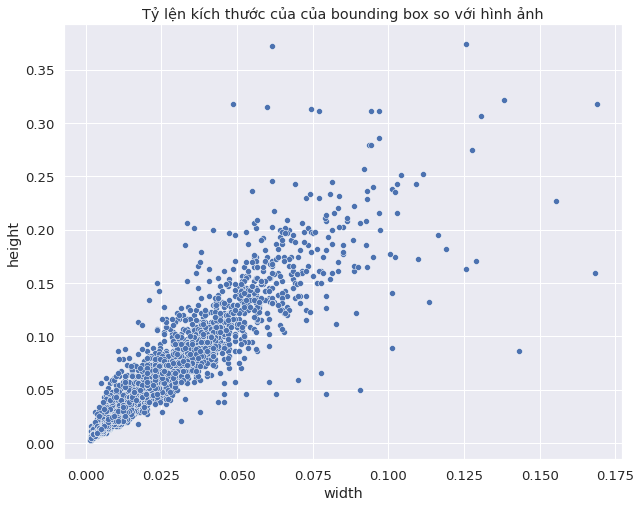
#> input picture images/size_bounding_box.png, 641 x 507 px; its folder holds only this picture in this run
$ python DataAugmentation.py
#> lines starting #> are read from the running program, lines starting #| are printed output that depends on the picture
import os
import cv2
import glob
import numpy as np
import random

def colorjitter(img, cj_type="b"):
    '''
    ### Different Color Jitter ###
    img: image
    cj_type: {b: brightness, s: saturation, c: constast}
    '''
    if cj_type == "b":
        # value = random.randint(-50, 50)
        value = np.random.choice(np.array([-50, -40, -30, 30, 40, 50]))
        hsv = cv2.cvtColor(img, cv2.COLOR_BGR2HSV)
        h, s, v = cv2.split(hsv)
        if value >= 0:
            lim = 255 - value
            v[v > lim] = 255
            v[v <= lim] += value
        else:
            lim = np.absolute(value)
            v[v < lim] = 0
            v[v >= lim] -= np.absolute(value)

        final_hsv = cv2.merge((h, s, v))
        img = cv2.cvtColor(final_hsv, cv2.COLOR_HSV2BGR)
        return img

    elif cj_type == "s":
        # value = random.randint(-50, 50)
        value = np.random.choice(np.array([-50, -40, -30, 30, 40, 50]))
        hsv = cv2.cvtColor(img, cv2.COLOR_BGR2HSV)
        h, s, v = cv2.split(hsv)
        if value >= 0:
            lim = 255 - value
            s[s > lim] = 255
            s[s <= lim] += value
        else:
            lim = np.absolute(value)
            s[s < lim] = 0
            s[s >= lim] -= np.absolute(value)

        final_hsv = cv2.merge((h, s, v))
        img = cv2.cvtColor(final_hsv, cv2.COLOR_HSV2BGR)
        return img

    elif cj_type == "c":
        brightness = 10
        contrast = random.randint(40, 100)
        dummy = np.int16(img)
        dummy = dummy * (contrast/127+1) - contrast + brightness
        dummy = np.clip(dummy, 0, 255)
        img = np.uint8(dummy)
        return img


def filters(img, f_type = "blur"):
    '''
    ### Filtering ###
    img: image
    f_type: {blur: blur, gaussian: gaussian, median: median}
    '''
    if f_type == "blur":
        image=img.copy()
        fsize = 3
        return cv2.blur(image,(fsize,fsize))

    elif f_type == "gaussian":
        image=img.copy()
        fsize = 3
        return cv2.GaussianBlur(image, (fsize, fsize), 0)

    elif f_type == "median":
        image=img.copy()
        fsize = 3
        return cv2.medianBlur(image, fsize)


if __name__ == "__main__":
    # Create Output Folder
    dir_path = f"augmentation"
    if not os.path.exists(dir_path):
        os.makedirs(dir_path)

    # move to folder contains images
    os.chdir("/content/images")
    for file in glob.glob("*.png"):
        image = cv2.imread(file)
#> image is the input picture: shape (507, 641, 3); mean B, G, R 241.2, 233.3, 231.7
        img_name = file.split('.')[0]
        # ColorJitter
        b_img = colorjitter(image, cj_type="b")
#> in colorjitter, `hsv = cv2.cvtColor(img, cv2.COLOR_BGR2HSV)`: hsv: shape (507, 641, 3); mean H, S, V 85.9, 11.1, 241.2
#> in colorjitter, `h, s, v = cv2.split(hsv)`:
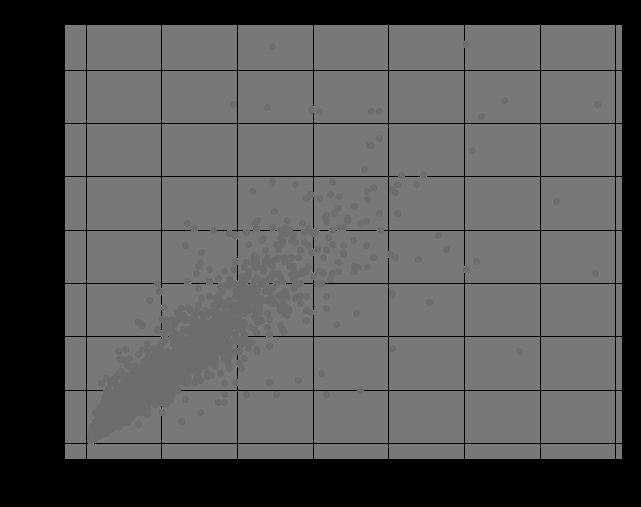
#> h: shape (507, 641); min 0, max 120, mean 85.9
#> in colorjitter, `h, s, v = cv2.split(hsv)`:
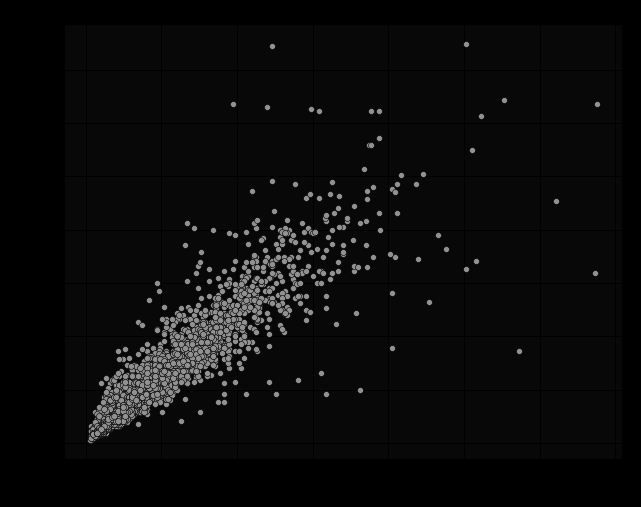
#> s: shape (507, 641); min 0, max 145, mean 11.1
#> in colorjitter, `v[v <= lim] += value`:
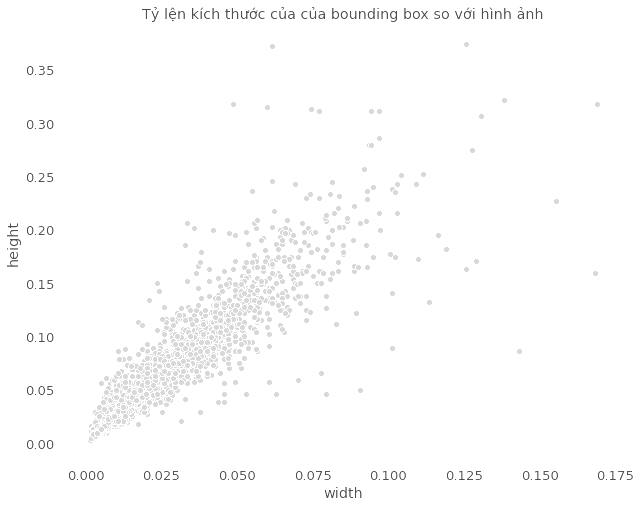
#> v: shape (507, 641); min 78, max 255, mean 252.4
#> in colorjitter, `final_hsv = cv2.merge((h, s, v))`: final_hsv: shape (507, 641, 3); mean H, S, V 85.9, 11.1, 252.4
        s_img = colorjitter(image, cj_type="s")
#> call 2 of colorjitter, with cj_type = 's'
#> in colorjitter (call 2), `s[s <= lim] += value`:
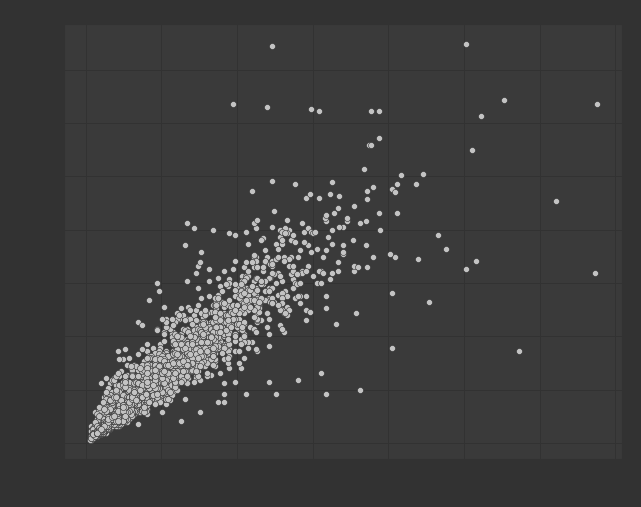
#> s: shape (507, 641); min 50, max 195, mean 61.1
#> in colorjitter (call 2), `final_hsv = cv2.merge((h, s, v))`: final_hsv: shape (507, 641, 3); mean H, S, V 85.9, 61.1, 241.2
#> in colorjitter (call 2), `img = cv2.cvtColor(final_hsv, cv2.COLOR_HSV2BGR)`:
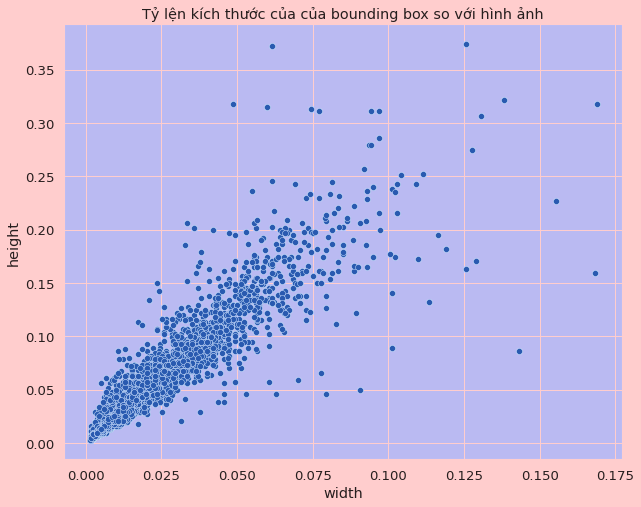
#> img: shape (507, 641, 3); mean B, G, R 227.6, 186.5, 197.6
        c_img = colorjitter(image, cj_type="c")
#> call 3 of colorjitter, with cj_type = 'c'
#> in colorjitter (call 3), `dummy = np.clip(dummy, 0, 255)`:
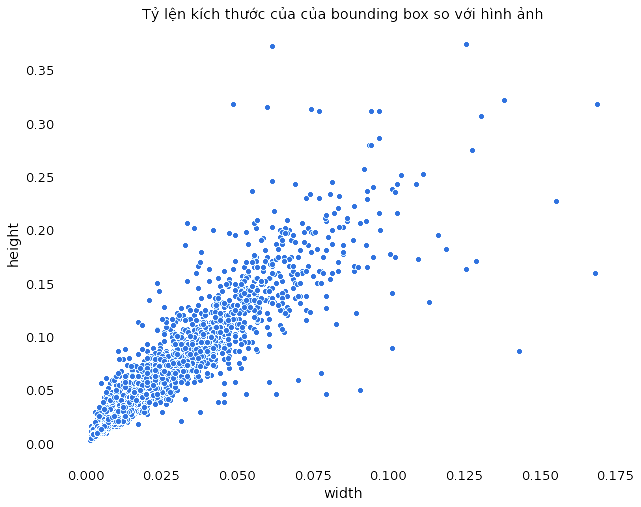
#> dummy: shape (507, 641, 3) float64; mean B, G, R 252.2, 248.4, 245.9
        cv2.imwrite(f"{dir_path}/{img_name}_brightness.png", b_img)
        cv2.imwrite(f"{dir_path}/{img_name}_saturation.png", s_img)
        cv2.imwrite(f"{dir_path}/{img_name}_contrast.png", c_img)

        # Filtering
        blur_img = filters(image, f_type = "blur")
#> in filters, `return cv2.blur(image,(fsize,fsize))`:
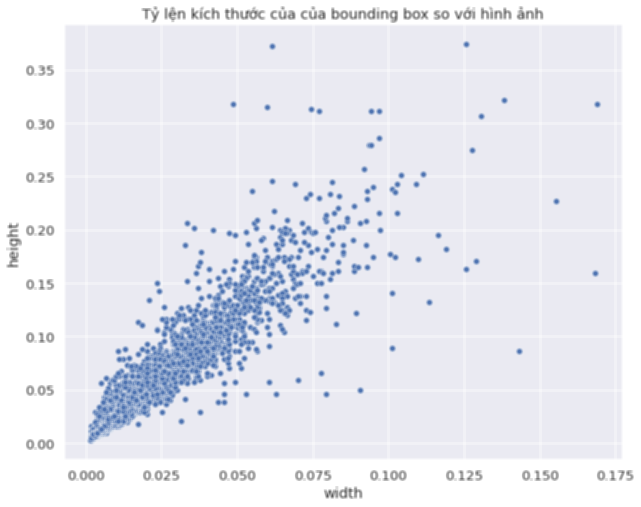
#> returned value: shape (507, 641, 3); mean of channels 0, 1, 2 241.2, 233.3, 231.7; drawn as B, G, R
        cv2.imwrite(f"{dir_path}/{img_name}_blur.png", blur_img)

        print(f"Generating {file} Done!")

$ run again, on images/traffic_sign_sample.png
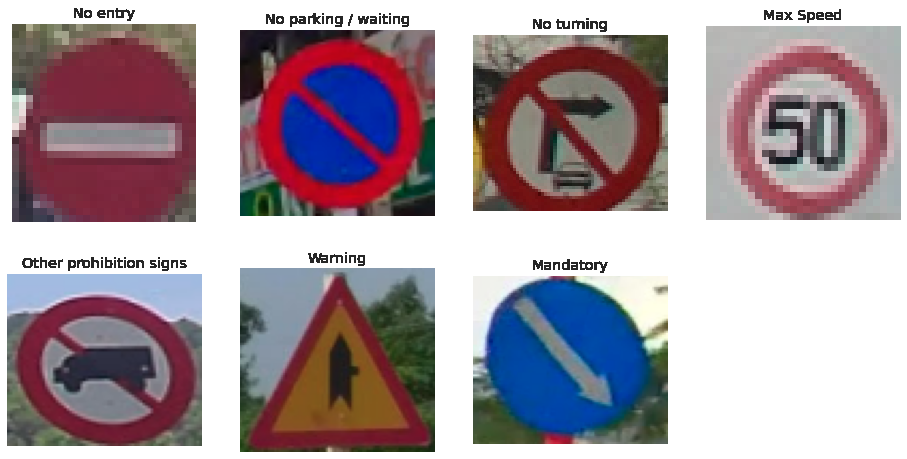
#> input picture images/traffic_sign_sample.png, 907 x 459 px
#> image is the input picture: shape (459, 907, 3); mean B, G, R 162.1, 154.7, 168.5
#> hsv: shape (459, 907, 3); mean H, S, V 61.4, 68.9, 181.6
#> in colorjitter (call 2), `s[s > lim] = 255`:
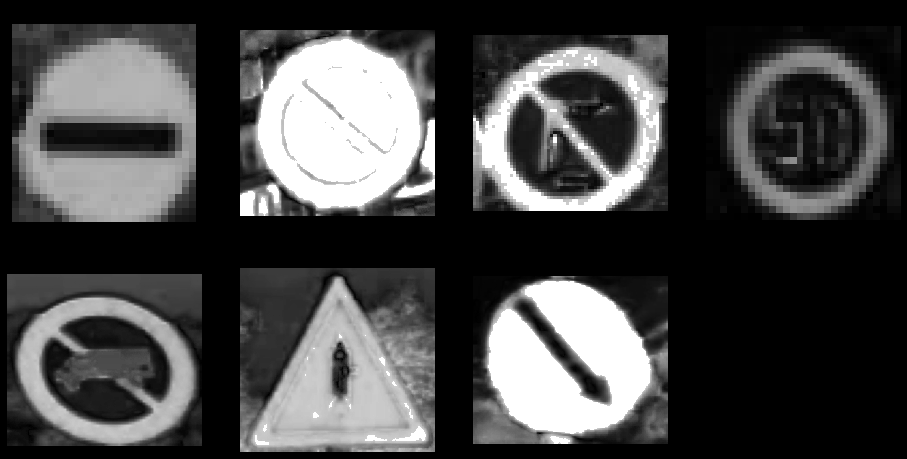
#> s: shape (459, 907); min 0, max 255, mean 70
#> in colorjitter (call 3), `dummy = np.clip(dummy, 0, 255)`:
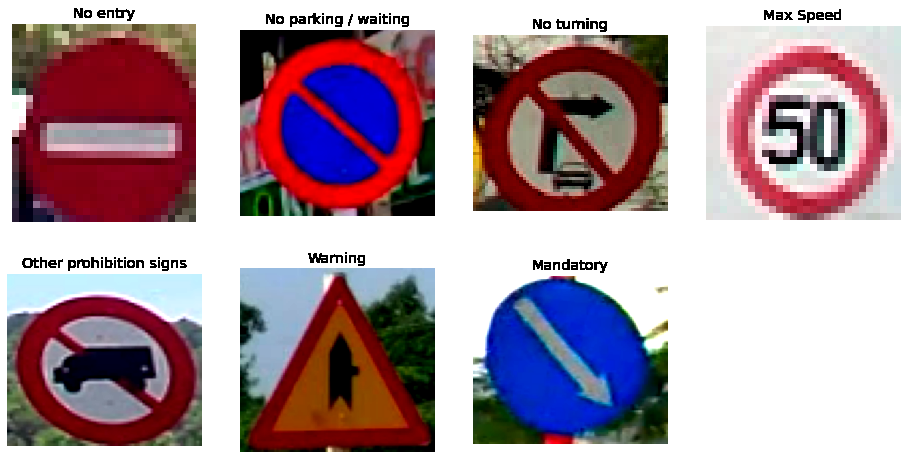
#> dummy: shape (459, 907, 3) float64; mean B, G, R 158.8, 148.7, 172.4

$ run again, on images/size_bounding_box_tiling.png
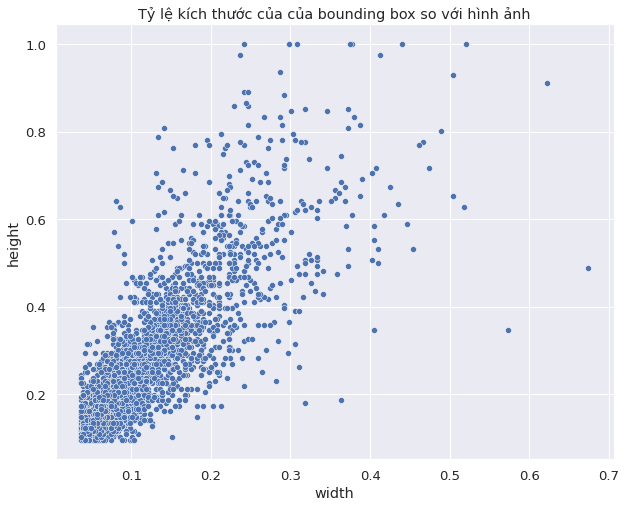
#> input picture images/size_bounding_box_tiling.png, 626 x 507 px
#> image is the input picture: shape (507, 626, 3); mean B, G, R 240.2, 231.1, 228.7
#> hsv: shape (507, 626, 3); mean H, S, V 88.5, 13.8, 240.2
#> in colorjitter, `v[v <= lim] += value`:
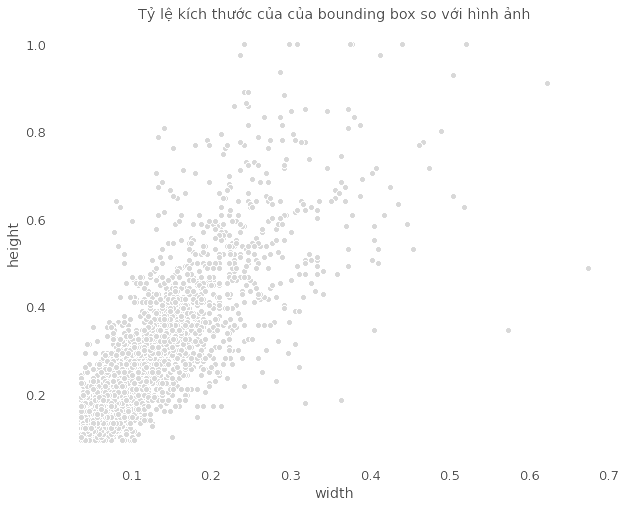
#> v: shape (507, 626); min 78, max 255, mean 252.2
#> in filters, `return cv2.blur(image,(fsize,fsize))`:
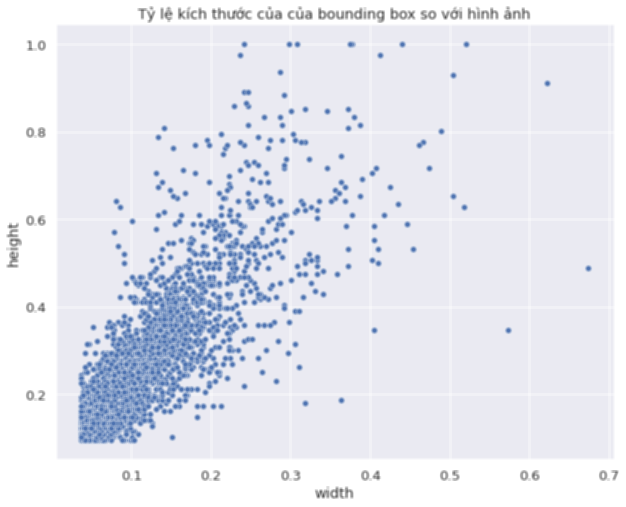
#> returned value: shape (507, 626, 3); mean of channels 0, 1, 2 240.2, 231.1, 228.7; drawn as B, G, R

$ run again, on images/tilling_grid.png
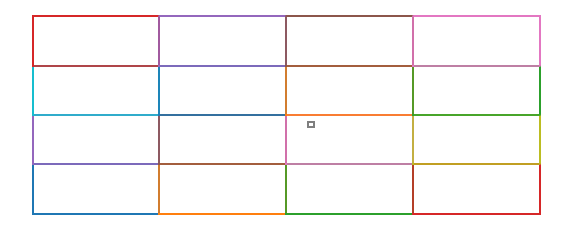
#> input picture images/tilling_grid.png, 572 x 231 px
#> image is the input picture: shape (231, 572, 3); mean B, G, R 247.1, 247.5, 249.4
#> hsv: shape (231, 572, 3); mean H, S, V 4.2, 8.7, 251.5
#> in filters, `return cv2.blur(image,(fsize,fsize))`:
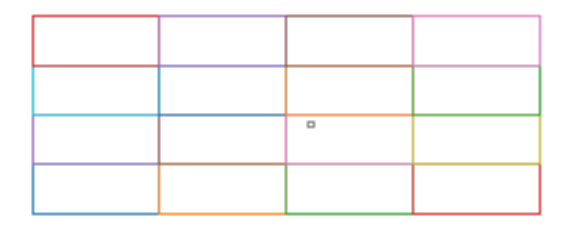
#> returned value: shape (231, 572, 3); mean of channels 0, 1, 2 247.1, 247.5, 249.4; drawn as B, G, R
